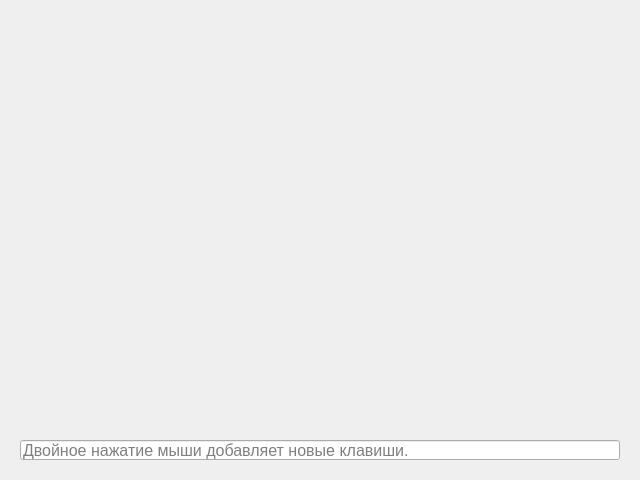
<?xml version="1.0" encoding="UTF-8"?>
<ui version="4.0">
 <class>Form</class>
 <widget class="QWidget" name="Form">
  <property name="geometry">
   <rect>
    <x>0</x>
    <y>0</y>
    <width>640</width>
    <height>480</height>
   </rect>
  </property>
  <property name="windowTitle">
   <string>Form</string>
  </property>
  <widget class="QLineEdit" name="line_edit">
   <property name="geometry">
    <rect>
     <x>20</x>
     <y>440</y>
     <width>600</width>
     <height>20</height>
    </rect>
   </property>
   <property name="font">
    <font>
     <pointsize>12</pointsize>
    </font>
   </property>
   <property name="placeholderText">
    <string>Двойное нажатие мыши добавляет новые клавиши.</string>
   </property>
  </widget>
 </widget>
 <resources/>
 <connections/>
</ui>
